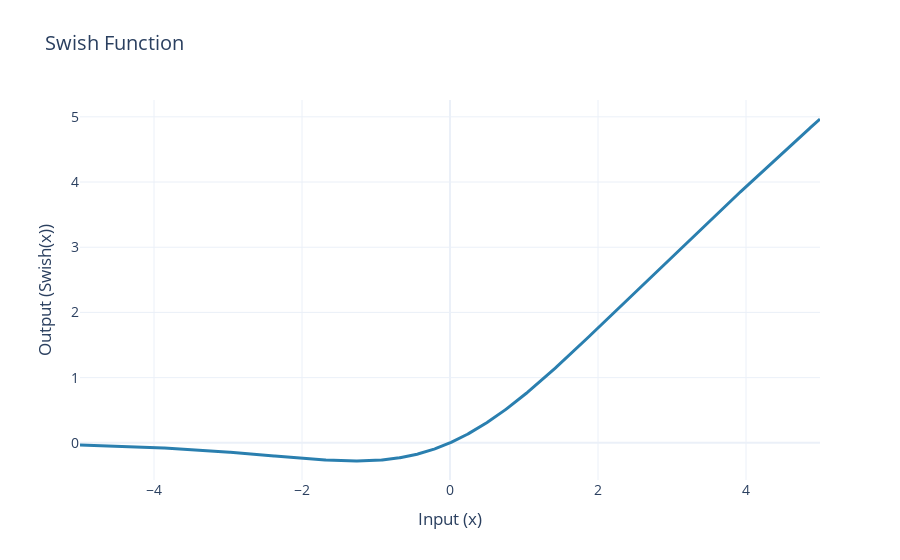

This figure's notebook cell:
### Code cell
# Palette de couleurs
color_palette = ["#4B9AC7", "#4BE8E0", "#9DD4F3", "#97FBF6", "#2A7FAF", "#23B1AB", "#0E3449", "#015955"]

# Génération des données
x = np.linspace(-5, 5, num=1000)  # Plage des valeurs
swish = x / (1 + np.exp(-x))      # Fonction Swish

# Création de la figure
fig = go.Figure()

# Ajout de la trace Swish
fig.add_trace(go.Scatter(
    x=x,
    y=swish,
    mode="lines",
    line=dict(color=color_palette[4], width=3),  # Style de la ligne
    name="Swish"
))

# Mise en forme du graphique
fig.update_layout(
    title=dict(
        text="Swish Function",
        font=dict(size=20)
    ),
    xaxis_title="Input (x)",
    yaxis_title="Output (Swish(x))",
    template="plotly_white",  # Thème moderne et épuré
    font=dict(size=14),
    showlegend=False  # Suppression de la légende (inutile avec une seule trace)
)

# Affichage
fig.show()

### Figure 1 — Plotly figure (JSON) as saved in the notebook; plotly's stock layout.template omitted (floating-point values rounded to 4 significant figures; data arrays with more than 128 entries replaced by an {"elided": "..."} marker saying what was removed)
{"data": [{"line": {"color": "#2A7FAF", "width": 3}, "mode": "lines", "name": "Swish", "type": "scatter", "x": {"elided": "1000 float values"}, "y": {"elided": "1000 float values"}}], "layout": {"font": {"size": 14}, "showlegend": false, "title": {"font": {"size": 20}, "text": "Swish Function"}, "xaxis": {"title": {"text": "Input (x)"}}, "yaxis": {"title": {"text": "Output (Swish(x))"}}}}
